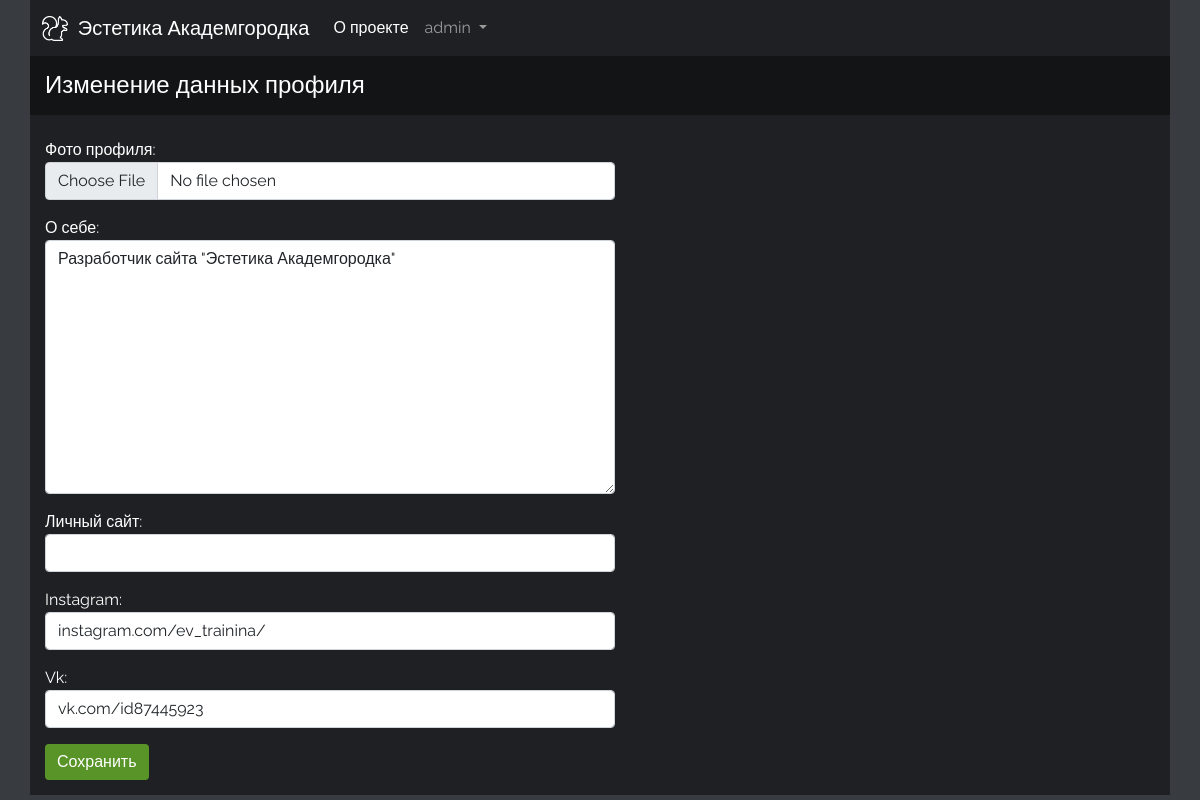
Screenshot of /edit_profile/1/ (signed in) with the database file from the repository.
### main/models.py (models this page shows, shortened)
class Profile(models.Model):
    user = models.OneToOneField(User, null=True, on_delete=models.CASCADE)
    profile_pic = models.ImageField(null=True, blank=True, default="", upload_to = "profile/")
    bio = models.TextField(null=True, blank=True)
    website_url = models.CharField(max_length=255, null=True, blank=True)
    inst_url = models.CharField(max_length=255, null=True, blank=True)
    vk_url = models.CharField(max_length=255, null=True, blank=True)

### main/views.py (the view)
# urls.py: path('edit_profile/<int:pk>/', views.EditProfileView.as_view(), name='edit_profile'),
class EditProfileView(generic.UpdateView):
    model = Profile
    form_class = EditProfileForm
    template_name = 'main/edit_profile.html'
    success_url = reverse_lazy('main:index')

### main/forms.py
class EditProfileForm(ModelForm):
    profile_pic = forms.ImageField(label='Фото профиля:', widget=forms.FileInput(attrs={'class': 'form-control', }), required=False)
    bio = forms.CharField(label='О себе:', widget=forms.Textarea(attrs={'class': 'form-control'}), required=False)
    website_url = forms.CharField(label='Личный сайт:', widget=forms.TextInput(attrs={'class': 'form-control'}), required=False)
    inst_url = forms.CharField(label='Instagram:', widget=forms.TextInput(attrs={'class': 'form-control'}), required=False)
    vk_url = forms.CharField(label='Vk:', widget=forms.TextInput(attrs={'class': 'form-control'}), required=False)
    class Meta:
        model = Profile
        fields = ['profile_pic', 'bio', 'website_url', 'inst_url', 'vk_url']

### main/templates/main/edit_profile.html (shortened to what this page needs)
<!DOCTYPE html>
<html lang="ru">
<head>
  {% load static %}
  <link rel="stylesheet" href="{% static 'main/css/bootstrap.min.css' %}" type="text/css">
  <link rel="stylesheet" type="text/css" href="{% static 'main/css/style.css' %}">
</head>
<body>
  <div class="container">
    <nav class="navbar-dark navbar navbar-expand-lg">
      <div class="container-fluid">
        <a class="navbar-brand" href="{% url 'main:index' %}">
          <img src="/static/main/img/logo.png" alt="" class="d-inline-block align-text-top logo">
           Эстетика Академгородка
        </a>
        <div class="collapse navbar-collapse" id="navbarNavDropdown">
          <ul class="navbar-nav">
            <li class="nav-item">
              <a class="nav-link active" aria-current="page" href="{% url 'main:about' %}">О проекте</a>
            </li>
            {% if request.user.is_authenticated %}
            <li class="nav-item dropdown">
              <a class="nav-link dropdown-toggle" href="#" id="navbarDropdownMenuLink" role="button" data-bs-toggle="dropdown" aria-expanded="false">
                {{ user.username }}
              </a>
            </li>
            {% endif %}
              </ul>
        </div>
      </div>
    </nav>
    {% if request.user.is_authenticated %}
    {% if user.id == profile.user.id %}
      <h4 class="edit-profile-heading">Изменение данных профиля</h4>
      <div class="edit-profile">
        <form method="POST">
          {{ form.as_p }}
          <button class="btn btn-success">Сохранить</button>
        </form>
      </div>
    {% else %}
      <div>Вы не можете просматривать эту страницу.</div>
    {% endif %}
    {% else %}
      <div>Войдите на сайт, чтобы просматривать эту страницу.</div>
    {% endif %}
  </div>
</body>
</html>

### main/static/main/css/style.css (style rules this page uses)
html, body { background: #383b40; color: #fff; font-family: 'Raleway', sans-serif; }
.container { background: #1f2023; padding: 0; }
.navbar { background: #1f2023; }
.navbar a { color: #fff; }
a.navbar-brand { font-weight: 200; }
.logo { margin: 0 5px 0 0; height: 25px; }
.btn-success { background: rgb(88, 148, 39); border: none; }
.edit-profile-heading { background-color: rgb(19, 20, 22); padding: 15px; }
.edit-profile { padding: 15px; max-width: 600px; }

### rows the page displays
Profile: bio "Разработчик сайта \"Эстетика Академгородка\"", inst_url "instagram.com/ev_trainina/", vk_url "vk.com/id87445923"

### other values shown
{{ user.username }} "admin"
